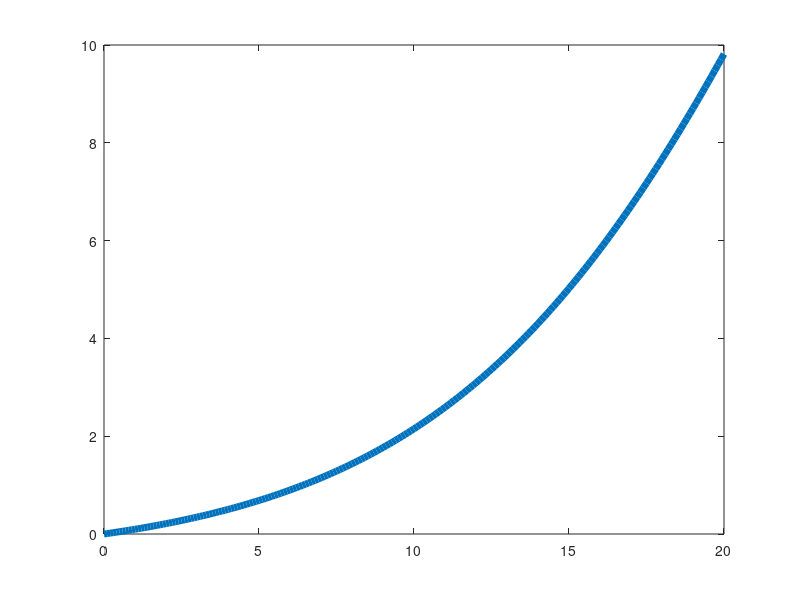

Reproduce this figure in MATLAB. (Note: this script raises an error after producing the figure.)
%% Define relevant model funtions:
V = @(p,s) p(3)*(tanh(s./p(4)-p(5))+tanh(p(5)))/(1+tanh(p(5)));
Bando_Accel = @(p,s,ds,v)  p(1)*(p(3)*(tanh(s./p(4)-p(5))+tanh(p(5)))/(1+tanh(p(5)))-v) + p(2)*((ds)./(s.^2));


%% Define the parameters and equilibria:
% of the form: params = [alpha,beta,v0,d0]
% params = [0.6660,21.5975,8.9368,2.2146,2.8150];
% params = [0.7,25,8.9368,2.2146,2.8150];
% params = [0.8,20.0,15.0,1.0,2.0];

params = [.5,20,30.0,12,2];
s_eq = 0:.1:20;
v_eq = V(params,s_eq);
figure()
plot(s_eq,v_eq,'LineWidth',5)
hold on


len = 4.5;
wantplots = true;
%% Plot results:
close all;
clc;

[q,rho,stab] = string_stability_general(params,Bando_Accel,s_eq,v_eq,0.0);
set(gca,'FontSize',24)
